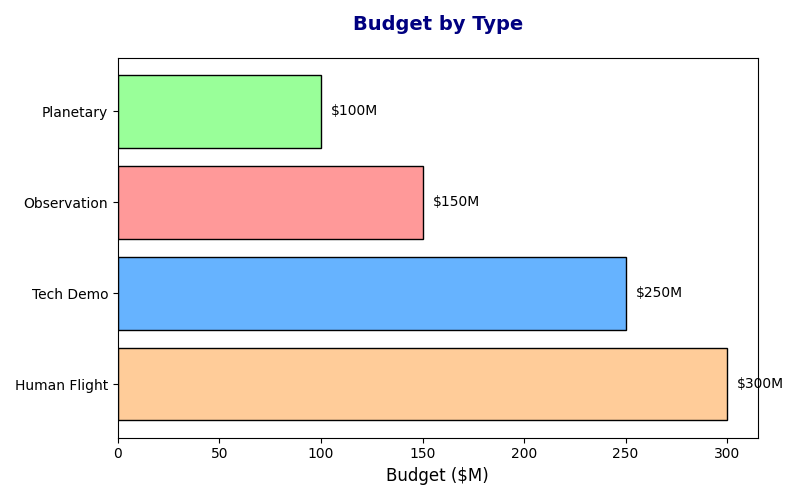

The script that drew this image:
import matplotlib.pyplot as plt
import numpy as np

mission_types = ['Planetary', 'Observation', 'Tech Demo', 'Human Flight']
mission_budgets = [100, 150, 250, 300]
colors = ['#99ff99', '#ff9999', '#66b3ff', '#ffcc99']  # Shuffled colors

# Sort the data
sorted_indices = np.argsort(mission_budgets)[::-1]  # For descending order
sorted_types = [mission_types[i] for i in sorted_indices]
sorted_budgets = [mission_budgets[i] for i in sorted_indices]
sorted_colors = [colors[i] for i in sorted_indices]

fig, ax2 = plt.subplots(figsize=(8, 5))

ax2.barh(sorted_types, sorted_budgets, color=sorted_colors, edgecolor='black')
ax2.set_xlabel('Budget ($M)', fontsize=12)
ax2.set_title("Budget by Type", fontsize=14, fontweight='bold', color='navy', pad=20)

for i, budget in enumerate(sorted_budgets):
    ax2.text(budget + 5, i, f'${budget}M', va='center', fontsize=10, color='black')

plt.tight_layout()
plt.show()
